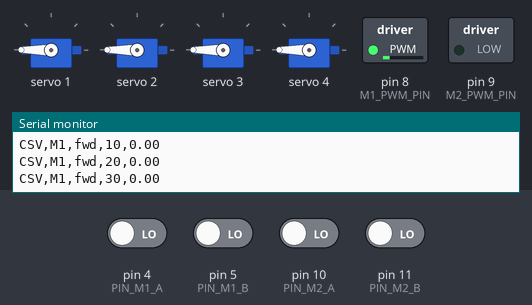
A sketch run on a simulated Arduino Uno, built for the host (arithmetic inside an expression is 32-bit, double 64-bit). Shown: 4 × servo, switched loads named in the sketch (green lamp = pin HIGH), the last lines printed to the serial monitor. Inputs (shaded band) come from the test bench; at power-on: pin 4 (PIN_M1_A), pin 5 (PIN_M1_B), pin 10 (PIN_M2_A), pin 11 (PIN_M2_B) LOW.

Above: at 9.2 s.
9.3 s: pin 5 (PIN_M1_B) driven HIGH
At 20.5 s:
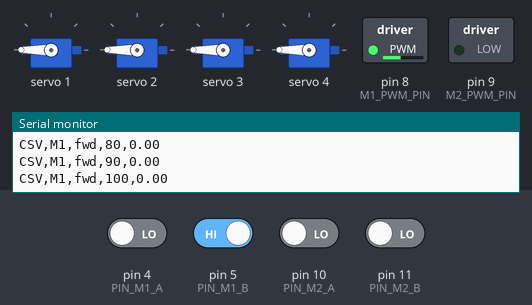
21.2 s: pin 4 (PIN_M1_A) driven HIGH
At 32.5 s:
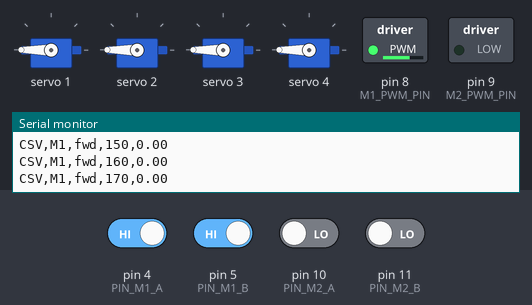
33.1 s: pin 10 (PIN_M2_A) driven HIGH
At 38.8 s:
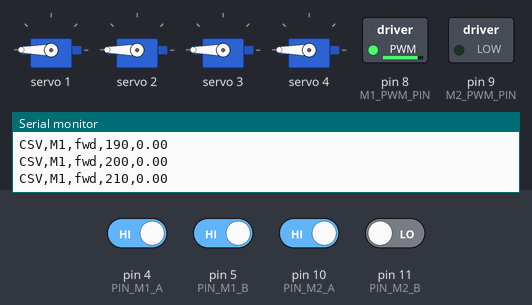
45.0 s: pin 11 (PIN_M2_B) driven HIGH
Timing chart, 0 to 96.3 s (numbered marks = the images above; inputs shaded):
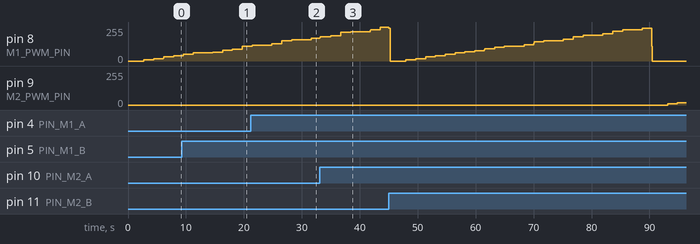

The sketch:

car2_motor_pwm_sweep_bidir.ino
```cpp
// 第二台車專用：馬達 duty -> RPM 正反轉掃描測試（改寫自 car_motor_pwm_sweep.ino，
// 那份是車1的版本）。差異：
//   - PCA9685 I2C 走 Wire1(BMCOM1)，不是主 Wire(A4/A5)（這台車的新接法）
//   - CH3/CH4 直接對應驅動板 IN3/IN4，沒有對調（car1 因為實際接線關係
//     CH3<->IN4、CH4<->IN3 對調，這台車目前實測直接對應即可轉動，
//     細節見 docs/architecture/wiring_plan.md 車1「M2 channel 接線備註」）
//   - 車1原始版本只掃單一方向，這裡兩顆馬達各自正/反轉都掃一次
//
// 測試前務必確認：車輪離地/固定，馬達轉動不會讓車子移動。
// 一次只讓一顆馬達動（M1 fwd -> M1 rev -> M2 fwd -> M2 rev），duty 從
// 0 慢慢升到 255（=100%），每個 step 間距 DUTY_STEP。
// 輸出格式：CSV,<motor>,<dir>,<duty 0-255>,<rpm>
// 全部跑完大約 4個方向 x 26個duty點 x 1.7秒 ≈ 3分鐘。
// TICKS_PER_REV 沿用車1的估計值 1550，這台車之後如果要做PID/feedforward
// 校正，建議拿這次量到的CSV重新回歸專屬這台車的常數，不要直接沿用車1的。

#include <Wire.h>
#include <Adafruit_PWMServoDriver.h>

Adafruit_PWMServoDriver pwm = Adafruit_PWMServoDriver(0x40, Wire1);

// 已用 bmduino_d8d9_identify_test 實測確認：D9 實際驅動的是右輪(M2)、
// D8 實際驅動的是左輪(M1)；編碼器 D4/D5 是左輪(M1)、D6/D7 是右輪(M2)，
// 跟先前假設（M1=D6/D7編碼器、PWM D9；M2=D4/D5編碼器、PWM D8）相反，
// 這裡改成實測確認的對應。
const uint8_t CH_M1_IN1 = 1;
const uint8_t CH_M1_IN2 = 2;
const uint8_t M1_PWM_PIN = 8;  // 實測確認：D8 = M1(左輪)
const uint8_t PIN_M1_A = 4;    // 實測確認：D4/D5 = M1(左輪)編碼器
const uint8_t PIN_M1_B = 5;

const uint8_t CH_M2_IN1 = 3;
const uint8_t CH_M2_IN2 = 4;
const uint8_t M2_PWM_PIN = 9;  // 實測確認：D9 = M2(右輪)
const uint8_t PIN_M2_A = 10;   // 原本D6/D7有問題讀不到訊號，已改接到D10/D11
const uint8_t PIN_M2_B = 11;

const uint32_t PWM_PERIOD_US = 200;  // 5kHz
const float TICKS_PER_REV = 1550.0;  // 沿用車1估計值，這台車之後可重新校正
const uint32_t SETTLE_MS = 700;
const uint32_t MEASURE_MS = 1000;
const uint32_t STOP_GAP_MS = 1000;  // 換方向前先完全停止、留緩衝時間
const uint8_t DUTY_STEP = 10;
const uint8_t DUTY_MAX = 255;  // 腳位已修正確認正常，補測完整範圍拿真實全速值

volatile int32_t posM1 = 0;
volatile int32_t posM2 = 0;
volatile uint8_t stateM1 = 0;
volatile uint8_t stateM2 = 0;

static const int8_t QDEC_TABLE[16] = {
  0, -1, 1, 0,
  1, 0, 0, -1,
  -1, 0, 0, 1,
  0, 1, -1, 0
};

void updateQuadM1() {
  uint8_t a = digitalRead(PIN_M1_A);
  uint8_t b = digitalRead(PIN_M1_B);
  uint8_t ns = (a << 1) | b;
  posM1 += QDEC_TABLE[((stateM1 << 2) | ns) & 0x0F];
  stateM1 = ns;
}
void updateQuadM2() {
  uint8_t a = digitalRead(PIN_M2_A);
  uint8_t b = digitalRead(PIN_M2_B);
  uint8_t ns = (a << 1) | b;
  posM2 += QDEC_TABLE[((stateM2 << 2) | ns) & 0x0F];
  stateM2 = ns;
}
void isrM1A() { updateQuadM1(); }
void isrM1B() { updateQuadM1(); }
void isrM2A() { updateQuadM2(); }
void isrM2B() { updateQuadM2(); }

uint8_t m1Duty = 0;
uint8_t m2Duty = 0;

void setDirection(uint8_t in1Ch, uint8_t in2Ch, int dir) {
  if (dir > 0) {
    pwm.setPin(in1Ch, 4095);
    pwm.setPin(in2Ch, 0);
  } else if (dir < 0) {
    pwm.setPin(in1Ch, 0);
    pwm.setPin(in2Ch, 4095);
  } else {
    pwm.setPin(in1Ch, 4095);
    pwm.setPin(in2Ch, 4095);  // 懸空(coast)，高速(接近全速)跑完後不要硬煞車，避免再生制動電流衝擊驅動板/齒輪箱
  }
}

void updateMotorPWM() {
  uint32_t phase = micros() % PWM_PERIOD_US;
  uint32_t m1OnUs = (uint32_t)m1Duty * PWM_PERIOD_US / 255;
  uint32_t m2OnUs = (uint32_t)m2Duty * PWM_PERIOD_US / 255;
  digitalWrite(M1_PWM_PIN, phase < m1OnUs ? HIGH : LOW);
  digitalWrite(M2_PWM_PIN, phase < m2OnUs ? HIGH : LOW);
}

void busyWaitPWM(uint32_t ms) {
  uint32_t start = millis();
  while (millis() - start < ms) {
    updateMotorPWM();
  }
}

void sweepMotorDir(const char* motorLabel, const char* dirLabel, uint8_t* dutyVar,
                    volatile int32_t* pos, uint8_t in1Ch, uint8_t in2Ch, int dir) {
  setDirection(in1Ch, in2Ch, dir);
  for (uint16_t duty = 0; duty <= DUTY_MAX; duty += DUTY_STEP) {
    *dutyVar = (uint8_t)duty;
    busyWaitPWM(SETTLE_MS);
    int32_t before = *pos;
    busyWaitPWM(MEASURE_MS);
    int32_t after = *pos;
    int32_t deltaTicks = after - before;
    float rpm = (deltaTicks / TICKS_PER_REV) * (60000.0f / MEASURE_MS);
    Serial.print(F("CSV,"));
    Serial.print(motorLabel);
    Serial.print(F(","));
    Serial.print(dirLabel);
    Serial.print(F(","));
    Serial.print(duty);
    Serial.print(F(","));
    Serial.println(rpm, 2);
  }
  *dutyVar = 0;
  setDirection(in1Ch, in2Ch, 0);
  busyWaitPWM(STOP_GAP_MS);
}

void setup() {
  Serial.begin(115200);

  pinMode(M1_PWM_PIN, OUTPUT);
  pinMode(M2_PWM_PIN, OUTPUT);
  pinMode(PIN_M1_A, INPUT);
  pinMode(PIN_M1_B, INPUT);
  pinMode(PIN_M2_A, INPUT);
  pinMode(PIN_M2_B, INPUT);
  attachInterrupt(digitalPinToInterrupt(PIN_M1_A), isrM1A, CHANGE);
  attachInterrupt(digitalPinToInterrupt(PIN_M1_B), isrM1B, CHANGE);
  attachInterrupt(digitalPinToInterrupt(PIN_M2_A), isrM2A, CHANGE);
  attachInterrupt(digitalPinToInterrupt(PIN_M2_B), isrM2B, CHANGE);

  Wire1.begin();
  pwm.begin();
  pwm.setPWMFreq(50);
  setDirection(CH_M1_IN1, CH_M1_IN2, 0);
  setDirection(CH_M2_IN1, CH_M2_IN2, 0);
}

// 掃描本體移到 loop() 裡執行、只跑一次：懷疑這片 HT32 核心的外部中斷
// 要等 setup() 真正 return、進入 loop() 之後才會確實生效，跟已驗證有效
// 的 bmduino_motor_pwm50_encoder_check.ino（計數邏輯本來就在 loop()）
// 執行環境對齊，藉此排除「掃描全部量到0.00」是不是這個原因造成的。
bool testDone = false;

void loop() {
  if (testDone) return;
  testDone = true;

  delay(1000);
  Serial.println(F("=== M1 forward sweep (IN1=HIGH,IN2=LOW) ==="));
  sweepMotorDir("M1", "fwd", &m1Duty, &posM1, CH_M1_IN1, CH_M1_IN2, 1);
  Serial.println(F("=== M1 reverse sweep (IN1=LOW,IN2=HIGH) ==="));
  sweepMotorDir("M1", "rev", &m1Duty, &posM1, CH_M1_IN1, CH_M1_IN2, -1);
  Serial.println(F("=== M2 forward sweep (IN3=HIGH,IN4=LOW) ==="));
  sweepMotorDir("M2", "fwd", &m2Duty, &posM2, CH_M2_IN1, CH_M2_IN2, 1);
  Serial.println(F("=== M2 reverse sweep (IN3=LOW,IN4=HIGH) ==="));
  sweepMotorDir("M2", "rev", &m2Duty, &posM2, CH_M2_IN1, CH_M2_IN2, -1);
  Serial.println(F("=== all sweeps done, motors stopped ==="));
}
```
